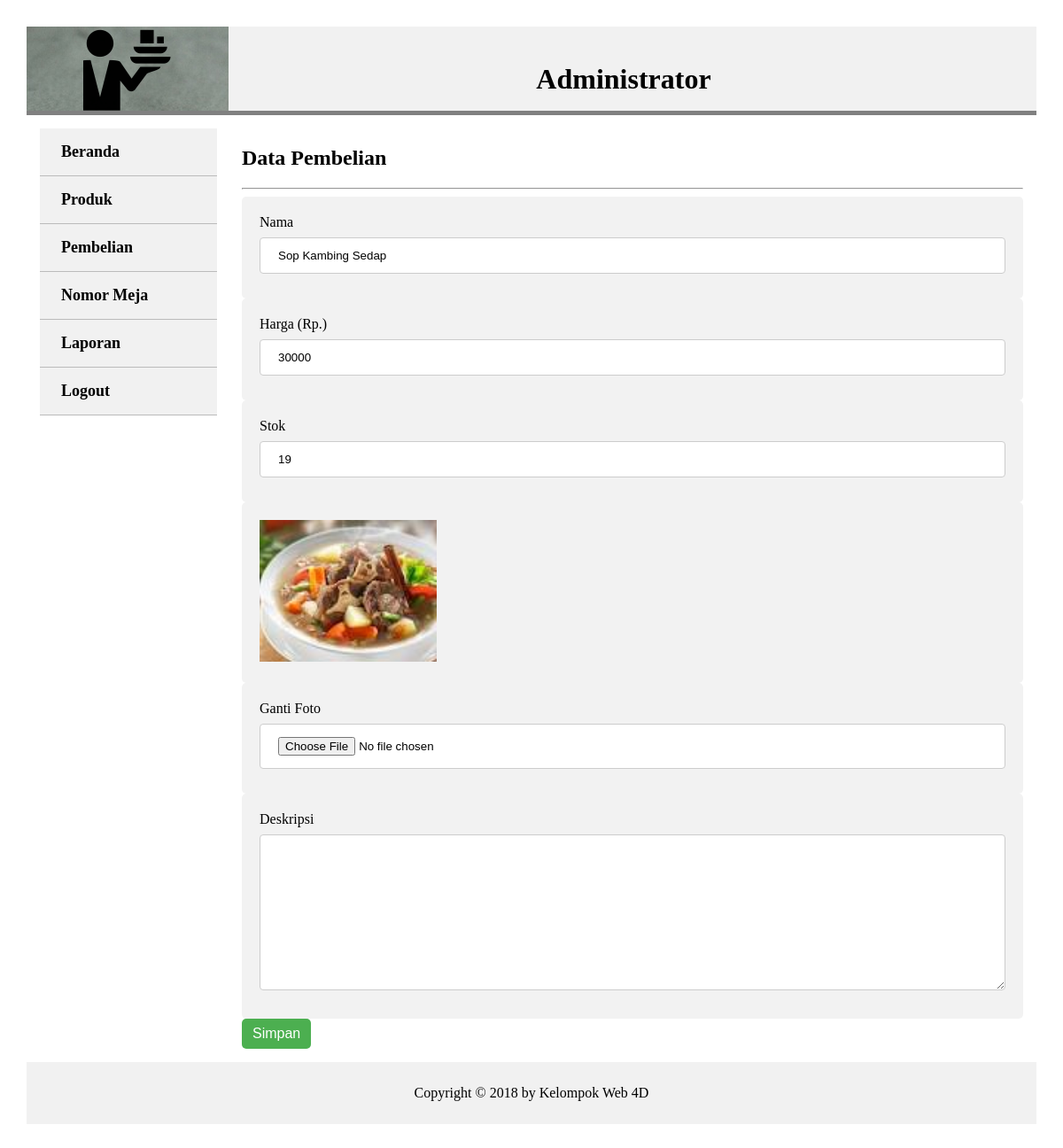
The app's page /trash/admin/index.php?halaman=ubahproduk&id=9 (signed in) with its own data.
### tables this page shows
CREATE TABLE `produk` (
  `id_produk` int(11) NOT NULL,
  `nama_produk` varchar(100) NOT NULL,
  `harga_produk` int(11) NOT NULL,
  `stok_produk` int(11) NOT NULL,
  `foto_produk` varchar(100) NOT NULL,
  `deskripsi_produk` text NOT NULL
);

### trash/admin/ubahproduk.php (the view, shortened to what this page needs)
<h2>Data Pembelian</h2>
<hr/>
<?php
$ambil=$koneksi->query("SELECT * FROM produk WHERE id_produk='$_GET[id]'");
$pecah=$ambil->fetch_assoc();
?>
<form method="POST" enctype="multipart/form-data">
	<div class="label">
		<label>Nama</label>
		<input type="text" name="nama" value="<?php echo$pecah['nama_produk'];?>">
	</div>
	<div class="label">
		<label>Harga (Rp.)</label>
		<input type="number" name="harga" value="<?php echo$pecah['harga_produk'];?>">
	</div>
	<div class="label">
		<label>Stok</label>
		<input type="number" name="stok" value="<?php echo$pecah['stok_produk'];?>">
	</div>
	<div class="label">
		<img src="../foto_produk/<?php echo $pecah['foto_produk']?>" width="200">
	</div>
	<div class="label">
		<label>Ganti Foto</label>
		<input type="file" name="foto">
	</div>
	<div class="label">
		<label>Deskripsi</label>
		<textarea name="deskripsi" rows="10"><?php echo $pecah['deskripsi_produk'];?></textarea>
	</div>
	<button class="btn success" name="ubah">Simpan</button>
</form>

### trash/admin/style.css (style rules this page uses)
* { box-sizing: border-box; }
body { margin: 0; }
.btn { border: none; color: white; padding: 8px 12px; font-size: 16px; border-radius: 5px; cursor: pointer; text-decoration: none; }
.success { background-color: #4CAF50; }
input[type=text],[type=password] { border: 2px solid gray; border-radius: 4px; }

### trash/admin/ubahproduk.php (style rules this page uses)
input[type=text], select, textarea { width: 100%; padding: 12px 20px; margin: 8px 0; display: inline-block; border: 1px solid #ccc; border-radius: 4px; box-sizing: border-box; }
input[type=number], select,textarea { width: 100%; padding: 12px 20px; margin: 8px 0; display: inline-block; border: 1px solid #ccc; border-radius: 4px; box-sizing: border-box; }
input[type=file] { width: 100%; background: white; color: black; padding: 14px 20px; margin: 8px 0; border: 1px solid #ccc; border-radius: 4px; cursor: pointer; }
.label { border-radius: 5px; background-color: #f2f2f2; padding: 20px; }

### records on screen
produk: nama "Sop Kambing Sedap", harga "30000", stok "19", foto_produk (picture)
